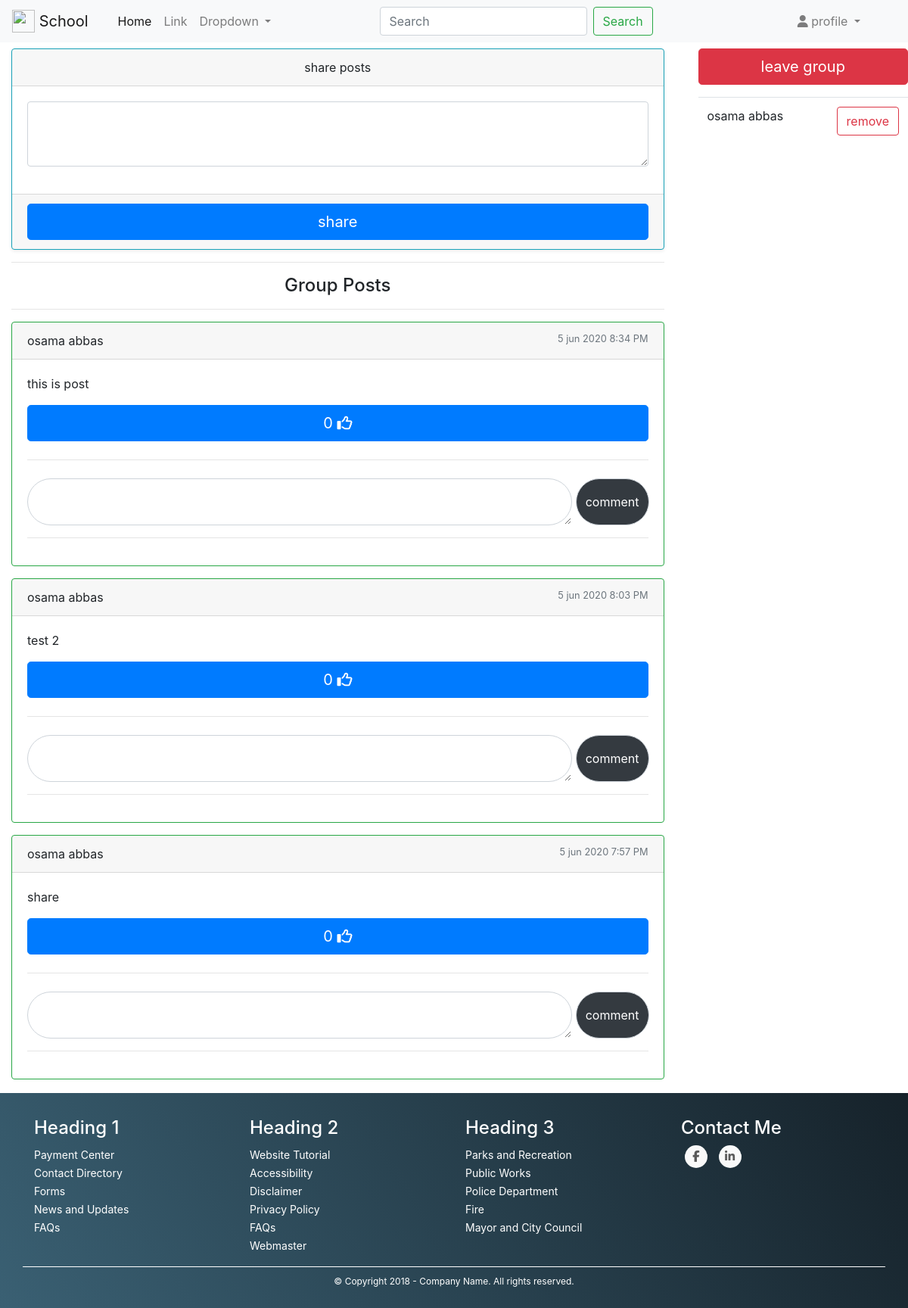
Page /group/details/otest-group/ (signed in) on the committed database.
### posts/models.py (models this page shows, shortened)
class Post(models.Model):
    user = models.ForeignKey(User, on_delete=models.CASCADE)
    group = models.ForeignKey(Group, on_delete=models.CASCADE)
    likes = models.ManyToManyField(User, related_name='likes', blank=True)
    content = models.TextField(verbose_name='post')
    created_at = models.DateTimeField(auto_now_add=True)

### groups/views.py (the view)
# urls.py: path('details/<slug>/', views.group_details, name='group_details'),
@login_required
def group_details(request, slug):
    group = get_object_or_404(Group, slug=slug)
    if request.user not in group.members.all():
        messages.warning(request, 'the group private for members only')
        return redirect('/')
    else:
        if request.method == 'POST':
            post_like = request.POST.get('post_like')
            post_dislike = request.POST.get('post_dislike')
            post_form = PostForm(request.POST)
            post_content = request.POST.get('content')
            comment_form = CommentForm(request.POST)
            try:
                post_id = request.POST.get('post_id')
                the_comment = request.POST.get('comment')
                the_post = Post.objects.get(id=post_id)
            except:
                pass
            if post_form.is_valid():
                post = post_form.save(commit=False)
                post.user = request.user
                post.group = group
                post.content = post_content
                post.save()
                return redirect('groups:group_details', group.slug)
            elif comment_form.is_valid():
                comment = comment_form.save(commit=False)
                comment.post = the_post
                comment.user = request.user
                comment.comment = the_comment
                comment.save()
            elif post_like:
                post = get_object_or_404(Post, id=post_like)
                post.likes.add(request.user)
            elif post_dislike:
                post = get_object_or_404(Post, id=post_dislike)
                post.likes.remove(request.user)
    posts = Post.objects.filter(group=group).order_by('-created_at')
    post_form = PostForm()
    template_name = 'groups/group_details.html'
    context = {
        'group': group,
        'post_form': post_form,
        'posts': posts
    }
    return render(request, template_name, context)

### posts/forms.py
class PostForm(forms.ModelForm):
    class Meta:
        model = Post
        fields = ('content',)

### groups/templates/groups/group_details.html (shortened to what this page needs)
{% extends 'base.html' %}
{% load bootstrap4 %}
{% block content %}
<div class="row">
      <div class="col-12 col-md-9">
        <div class="container mt-2">
            <form method='post'>
                <div class="card text-center shadow-sm p-3 mb-5 bg-white rounded border border-info">
                    <div class="card-header">
                        share posts
                    </div>
                    <div class="card-body">
                        <div class="form-group">
                        <textarea class="form-control" id="exampleFormControlTextarea1" name='content' rows="3"></textarea>
                        </div>
                    </div>
                    <div class="card-footer text-muted">
                        <button type="submit" class="btn btn-primary btn-lg btn-block" name="button"> share </button>
                    </div>
                </div>
            </form>
            <hr>
              <h4 class="text-center"> Group Posts </h4>
            <hr>
            {% for post in posts %}
                <div class="card border border-success mb-3">
                    <div class="card-header">
                        {{ post.user.first_name }} {{ post.user.last_name }} <small class="text-muted float-right">{{ post.created_at|date:"j b Y  g:i A" }}</small>
                    </div>
                    <div class="card-body">
                        <p class="card-text"> {{ post.content }}</p>
                        {% if request.user in post.likes.all %}
                            <form method='post'>
                                {% csrf_token %}
                                <input type="text" value="{{ post.id }}" name ='post_dislike' hidden>
                                <button type="submit" class="btn btn-danger btn-lg btn-block">{{ post.likes.count }}  <i class="fas fa-thumbs-down"></i></button>
                            </form>
                        {% else %}
                            <form method='post'>
                                <button type="submit" class="btn btn-primary btn-lg btn-block">{{ post.likes.count }}  <i class="far fa-thumbs-up"></i></button>
                            </form>
                        {% endif %}
                        <hr class="my-4">
                        <form method='post'>
                            <div class="input-group">
                                <textarea class="form-control rounded-pill" name="comment" aria-label="With textarea"></textarea> &nbsp;
                                <div class="input-group-prepend">
                                <button type="submit" class="input-group-text rounded-pill badge-dark" name="button"> comment</button>
                                </div>
                            </div>
                        </form>
                        <hr>
                    </div>
                </div>
            {% endfor %}
        </div>
      </div>
      <div class="col-12 col-md-3">
        <a href="{% url 'groups:leave_group' group.slug %}" class="btn btn-danger btn-lg btn-block mt-2">leave group</a>
        <table class="table table-hover mt-3">
          <tbody>
            {% for member in group.members.all %}
                <tr>
                <td colspan="2">{{ member.first_name }} {{ member.last_name }}</td>
                {% if request.user == group.auther %}
                    <td> <a href="{% url 'groups:remove_member' group.slug member.username %}" class="btn btn-outline-danger float-right"> remove</a></td>
                {% endif %}
                </tr>
            {% endfor %}
          </tbody>
        </table>
      </div>
    </div>
{% endblock content %}

### groups/templates/groups/group_details.html (style rules this page uses)
.p-3 { padding: 0rem!important; }
.mb-5, .my-5 { margin-bottom: 5px!important; }

### rows in the picture
Post: user.first_name "osama", user.last_name "abbas", created_at "5 jun 2020 8:34 PM", content "this is post", likes.count "0"
Post: user.first_name "osama", user.last_name "abbas", created_at "5 jun 2020 8:03 PM", content "test 2", likes.count "0"
Post: user.first_name "osama", user.last_name "abbas", created_at "5 jun 2020 7:57 PM", content "share", likes.count "0"

### other values in the picture
{{ member.first_name }} "osama"
{{ member.last_name }} "abbas"
